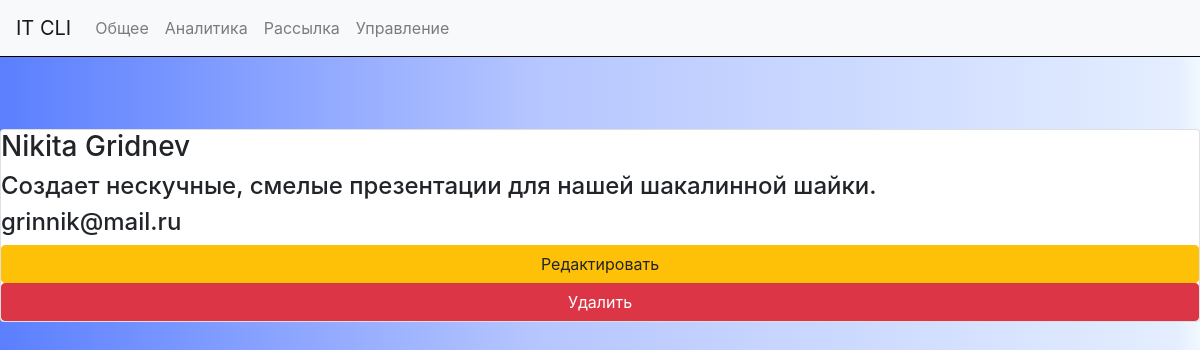
/cli/users/3, run on an earlier commit of the app's database.
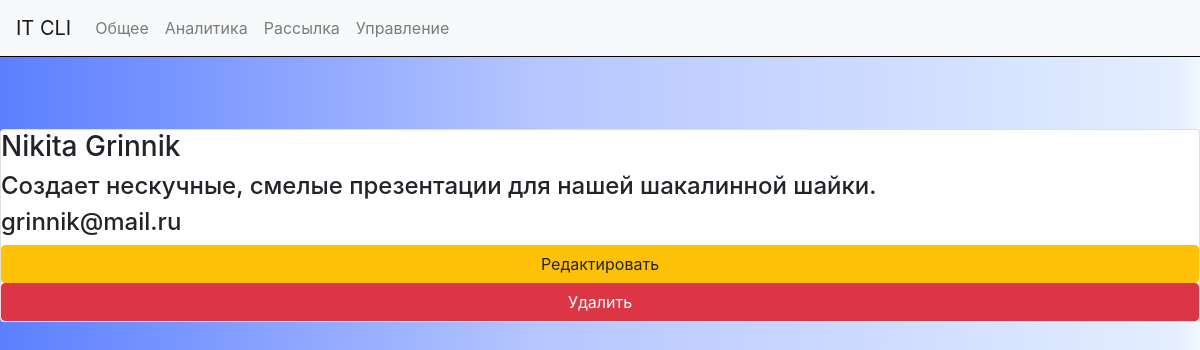
And on a later commit of the database.
### cli/models.py (models this page shows, shortened)
class User(models.Model):
    name = models.CharField('Имя', max_length=20, blank=False)
    sername = models.CharField('Фамилия', max_length=20, blank=False)
    age = models.PositiveIntegerField('Возраст', blank=False)
    description = models.TextField('Немного о себе', max_length=500, blank=True)
    master = models.CharField('Навык', choices=mastery.items(), max_length=6, default='Junior')
    area = models.CharField('Область навыков', choices=area.items(), max_length=10, default='DevRel')
    city = models.CharField('Город', choices=city.items(), max_length=15, default='Москва')
    email = models.EmailField('Почта', blank=False)

### cli/views.py (the view)
# urls.py: path("users/<int:pk>", views.UserView.as_view(), name="user_card"),
class UserView(DetailView):
    model = User
    template_name = 'cli/user_card.html'
    context_object_name = 'usr'

### cli/templates/cli/user_card.html (shortened to what this page needs)
{% extends 'cli/base.html' %}
{% load static %}
{% block content %}
<br/>
<br/>
<br/>
<div class="card">
    <div class="name">
        <h3>{{ usr.name }} {{usr.sername}}</h3>
    </div>
    <div class="description">
        <h4>{{usr.description}}</h4>
    </div>
    <div class="email">
        <h4>{{usr.email}}</h4>
    </div>
    <a href="{% url 'user_edit' usr.id %}" class="btn btn-warning">Редактировать</a>
    <a href="{% url 'user_del' usr.id %}" class="btn btn-danger">Удалить</a>
</div>
{% endblock %}

What changed in the data, as far as the page shows it:
changed User "Nikita": sername "Gridnev" → "Grinnik"
